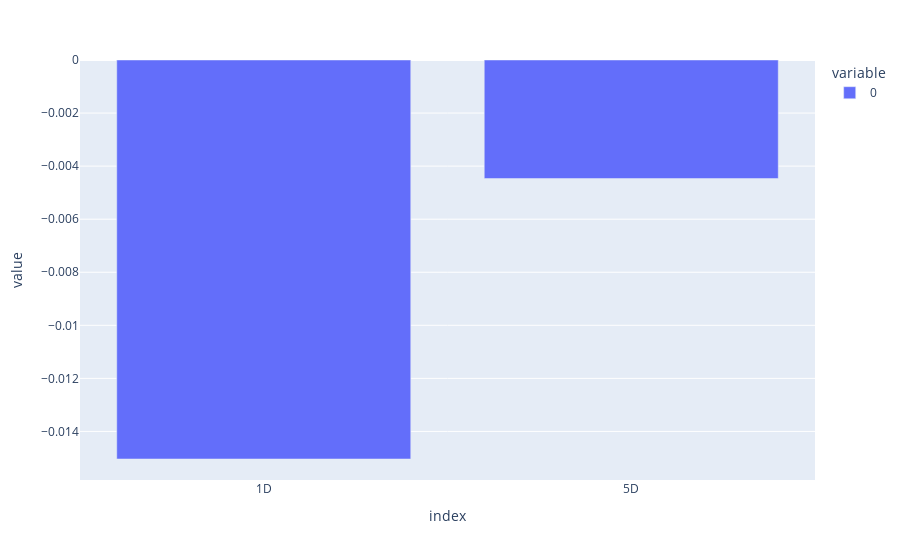

The notebook cell saved with this chart:
### Code cell
ic_fig = px.bar(mean_ic)
ic_fig.show()

### Figure 1 — Plotly figure (JSON) as saved in the notebook; plotly's stock layout.template omitted (floating-point values rounded to 4 significant figures)
{"data": [{"alignmentgroup": "True", "hovertemplate": "variable=0<br>index=%{x}<br>value=%{y}<extra></extra>", "legendgroup": "0", "marker": {"color": "#636efa", "pattern": {"shape": ""}}, "name": "0", "offsetgroup": "0", "orientation": "v", "showlegend": true, "textposition": "auto", "x": ["1D", "5D"], "xaxis": "x", "y": [-0.01504, -0.004468], "yaxis": "y", "type": "bar"}], "layout": {"xaxis": {"anchor": "y", "domain": [0.0, 1.0], "title": {"text": "index"}}, "yaxis": {"anchor": "x", "domain": [0.0, 1.0], "title": {"text": "value"}}, "legend": {"title": {"text": "variable"}, "tracegroupgap": 0}, "margin": {"t": 60}, "barmode": "relative"}}
